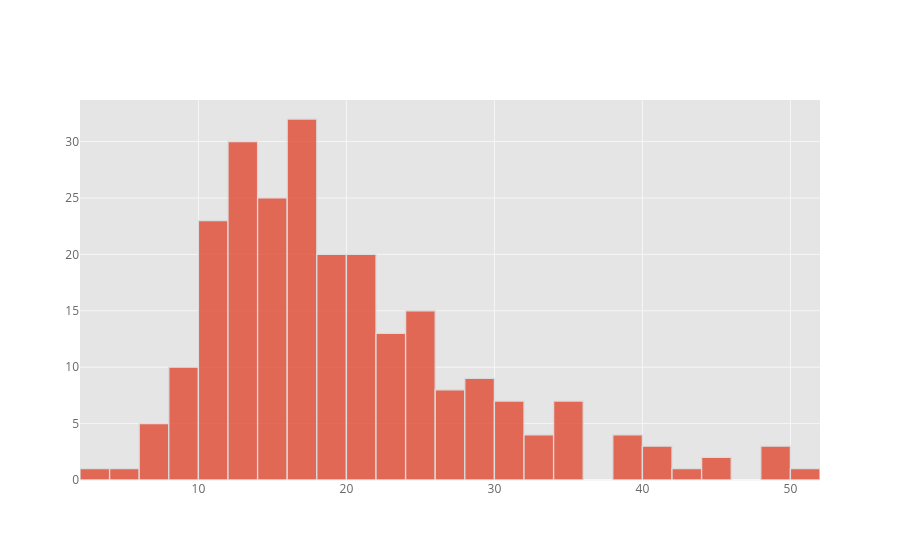

Notebook cell for this chart:
### Code cell
df['total_bill'].iplot(kind='hist')

### Figure 1 — Plotly figure (JSON) as saved in the notebook; plotly's stock layout.template omitted (floating-point values rounded to 4 significant figures; data arrays with more than 128 entries replaced by an {"elided": "..."} marker saying what was removed)
{"data": [{"histfunc": "count", "histnorm": "", "marker": {"color": "rgba(226, 74, 51, 1.0)", "line": {"color": "#D9D9D9", "width": 1.3}}, "name": "total_bill", "opacity": 0.8, "orientation": "v", "type": "histogram", "x": {"elided": "244 float values"}}], "layout": {"autosize": true, "barmode": "overlay", "legend": {"bgcolor": "#FFFFFF", "font": {"color": "#666666"}}, "paper_bgcolor": "#FFFFFF", "plot_bgcolor": "#E5E5E5", "title": {"font": {"color": "#151516"}}, "xaxis": {"autorange": true, "gridcolor": "#F6F6F6", "range": [2, 52], "showgrid": true, "tickfont": {"color": "#666666"}, "title": {"font": {"color": "#666666"}, "text": ""}, "type": "linear", "zerolinecolor": "#F6F6F6"}, "yaxis": {"autorange": true, "gridcolor": "#F6F6F6", "range": [0, 33.68], "showgrid": true, "tickfont": {"color": "#666666"}, "title": {"font": {"color": "#666666"}, "text": ""}, "zerolinecolor": "#F6F6F6"}}}
